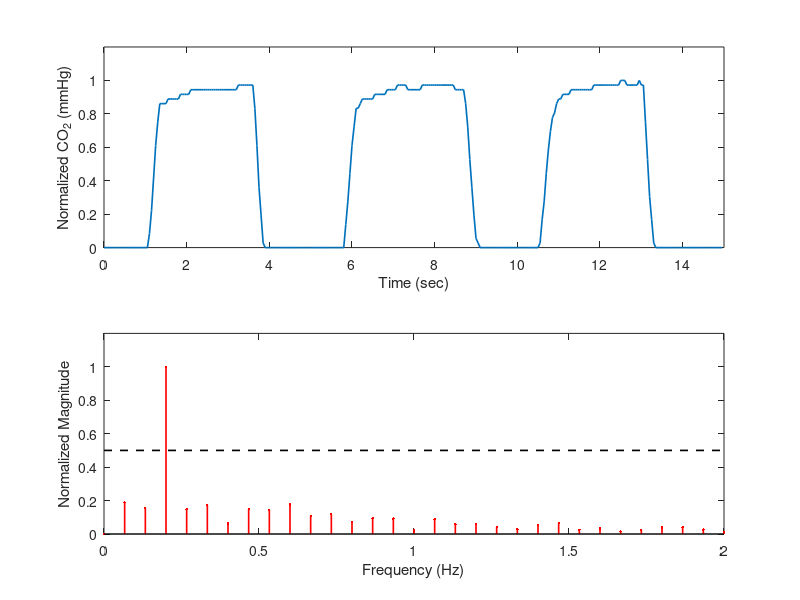
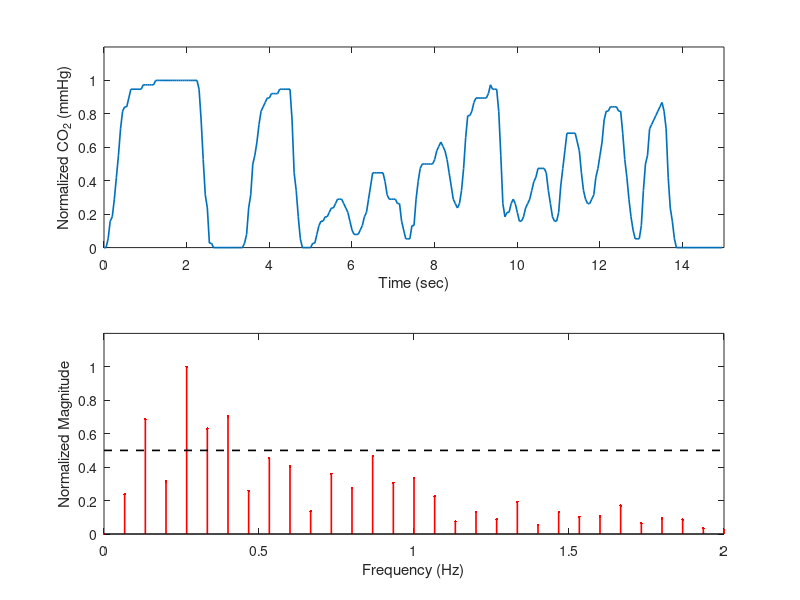

MATLAB code for these plots, in order:
%% ------------------------------------------------------------------------
%
% Source code for article entitled "Automatic Classification of Regular 
% and Irregular Capnogram Segments Using Time- and Frequency-domain 
% Features: A Machine Learning-based Approach"
% 
% Authors: Ismail M. El-Badawy, Om Prakash Singh and Zaid Omar
% DOI: 10.3233/THC-202198
% Corresponding author: Ismail M. El-Badawy
% E-mail: ismailelbadawy@gmail.com
%
%% ------------------------------------------------------------------------

clear all; close all; clc

fs = 20;          % Sampling rate of capnogram signal (20 Samples/sec)
   
% Sample regular and irregular Capnogram segments %
% ----------------------------------------------- %
regular_t = textread('regular_capnogram_sample.txt');
irregular_t = textread('irregular_capnogram_sample.txt');

%% Time-domain Features

N1 = length(regular_t);        % Length of regular capnogram segment 
N2 = length(irregular_t);      % Length of irregular capnogram segment

tax1 = [0:N1-1]/fs;            % Time-axis for regular segment
tax2 = [0:N2-1]/fs;            % Time-axis for irregular segment


% 1 - Energy %
% ---------- %
Ec1 = (1/fs)*sum((regular_t/max(regular_t)).^2);
Ec2 = (1/fs)*sum((irregular_t/max(irregular_t)).^2);

% 2 - Variance %
% ------------ %
sigma1 = var(regular_t/max(regular_t));
sigma2 = var(irregular_t/max(irregular_t));

% 3 - Skewness (Absolute value) %
% ----------------------------- %
skew1 = abs(skewness(regular_t/max(regular_t)));
skew2 = abs(skewness(irregular_t/max(irregular_t)));

% 4 - Kurtosis %
% ------------ %
kurt1 = kurtosis(regular_t/max(regular_t));
kurt2 = kurtosis(irregular_t/max(irregular_t));    


%% Frequency-domain Features

x1 = regular_t - mean(regular_t);  % Remove the DC (zero-frequency) component 
x2 = irregular_t - mean(irregular_t);

regular_f = abs(fft(x1));        % Magnitude Spectrum of the capnogram segment
irregular_f = abs(fft(x2)); 
    
regular_f_norm = regular_f/max(regular_f); % Normalized Spectrum
irregular_f_norm = irregular_f/max(irregular_f);
    
% 1 - Number of relatively high spectral peaks (P2) %
% ------------------------------------------------- %
Y1 = (regular_f_norm(1:floor(N1/2))) >= 0.5;                                     
P1 = length(find(Y1)); 

Y2 = (irregular_f_norm(1:floor(N1/2))) >= 0.5;                                     
P2 = length(find(Y2));   

% 2 - Area under normalized magnitude spectrum from 0 to 2Hz (A2) %
% --------------------------------------------------------------- %

% fs/N is the frequency resolution
% 2N/fs = (2*300)/20 = 30 (i.e. 1 < k < 31 is equivalent to 0 < f < 2 Hz) 

f_bins1 = [0:N1-1];              % Frequency bins 
f_bins2 = [0:N2-1]; 

fax1 = f_bins1*(fs/N1);          % Frequency-axis in Hz for regular segment
A1 = trapz(fax1(1:31), regular_f_norm(1:31));     
fax2 = f_bins2*(fs/N2);          % Frequency-axis in Hz for irregular segment
A2 = trapz(fax2(1:31), irregular_f_norm(1:31)); 



%% Plotting

figure(1)
subplot(211); plot(tax1, regular_t/max(regular_t), 'linewidth', 1.2); 
xlabel 'Time (sec)'; ylabel('Normalized CO_{2} (mmHg)') 
axis([0 15 0 1.2])
subplot(212)
stem(fax1, regular_f_norm, 'r.', 'linewidth', 1.2);
hold on; plot([0, 2], [0.5, 0.5],  'k--', 'linewidth', 1.2)
xlabel 'Frequency (Hz)'; ylabel 'Normalized Magnitude'
axis([0 2 0 1.2]);


figure(2)
subplot(211); plot(tax2, irregular_t/max(irregular_t), 'linewidth', 1.2); 
xlabel 'Time (sec)'; ylabel('Normalized CO_{2} (mmHg)') 
axis([0 15 0 1.2])
subplot(212)
stem(fax2, irregular_f_norm, 'r.', 'linewidth', 1.2);
hold on; plot([0, 2], [0.5, 0.5],  'k--', 'linewidth', 1.2)
xlabel 'Frequency (Hz)'; ylabel 'Normalized Magnitude'
axis([0 2 0 1.2]); 
